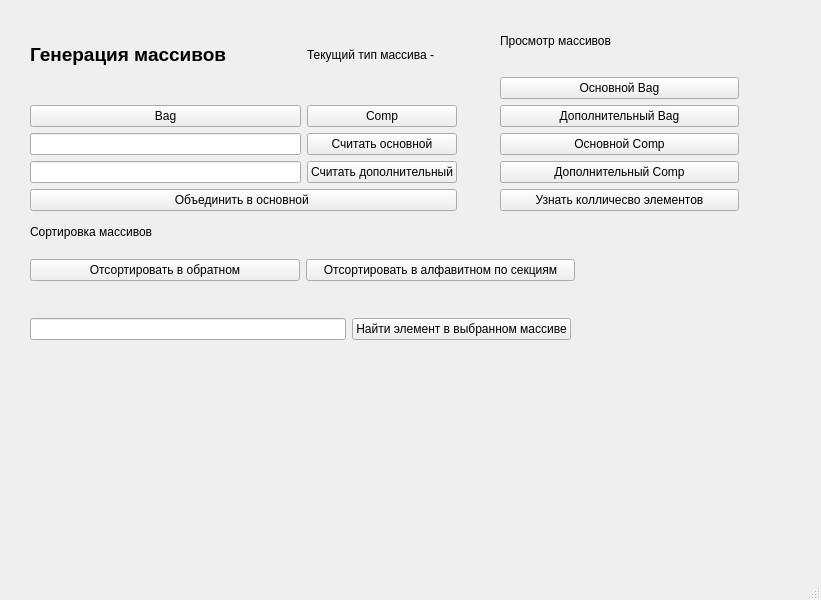
<?xml version="1.0" encoding="UTF-8"?>
<ui version="4.0">
 <class>MainWindow</class>
 <widget class="QMainWindow" name="MainWindow">
  <property name="geometry">
   <rect>
    <x>0</x>
    <y>0</y>
    <width>821</width>
    <height>600</height>
   </rect>
  </property>
  <property name="windowTitle">
   <string>MainWindow</string>
  </property>
  <widget class="QWidget" name="centralwidget">
   <widget class="QWidget" name="gridLayoutWidget">
    <property name="geometry">
     <rect>
      <x>30</x>
      <y>10</y>
      <width>427</width>
      <height>201</height>
     </rect>
    </property>
    <layout class="QGridLayout" name="gridLayout">
     <item row="4" column="0">
      <widget class="QLineEdit" name="lineEdit_2"/>
     </item>
     <item row="2" column="1">
      <widget class="QPushButton" name="pushButton_5">
       <property name="text">
        <string>Comp</string>
       </property>
      </widget>
     </item>
     <item row="3" column="0">
      <widget class="QLineEdit" name="lineEdit">
       <property name="sizePolicy">
        <sizepolicy hsizetype="Preferred" vsizetype="Preferred">
         <horstretch>0</horstretch>
         <verstretch>0</verstretch>
        </sizepolicy>
       </property>
      </widget>
     </item>
     <item row="5" column="0" colspan="2">
      <widget class="QPushButton" name="pushButton_3">
       <property name="text">
        <string>Объединить в основной </string>
       </property>
      </widget>
     </item>
     <item row="3" column="1">
      <widget class="QPushButton" name="pushButton">
       <property name="text">
        <string>Считать основной</string>
       </property>
      </widget>
     </item>
     <item row="2" column="0">
      <widget class="QPushButton" name="pushButton_4">
       <property name="text">
        <string>Bag</string>
       </property>
      </widget>
     </item>
     <item row="4" column="1">
      <widget class="QPushButton" name="pushButton_2">
       <property name="sizePolicy">
        <sizepolicy hsizetype="Preferred" vsizetype="Preferred">
         <horstretch>0</horstretch>
         <verstretch>0</verstretch>
        </sizepolicy>
       </property>
       <property name="text">
        <string>Считать дополнительный</string>
       </property>
      </widget>
     </item>
     <item row="1" column="0">
      <widget class="QLabel" name="label">
       <property name="sizePolicy">
        <sizepolicy hsizetype="Minimum" vsizetype="Minimum">
         <horstretch>0</horstretch>
         <verstretch>0</verstretch>
        </sizepolicy>
       </property>
       <property name="font">
        <font>
         <pointsize>14</pointsize>
         <bold>true</bold>
        </font>
       </property>
       <property name="text">
        <string>Генерация массивов</string>
       </property>
      </widget>
     </item>
     <item row="1" column="1">
      <widget class="QLabel" name="label_2">
       <property name="text">
        <string>Текущий тип массива -</string>
       </property>
      </widget>
     </item>
    </layout>
   </widget>
   <widget class="QWidget" name="verticalLayoutWidget">
    <property name="geometry">
     <rect>
      <x>500</x>
      <y>10</y>
      <width>239</width>
      <height>201</height>
     </rect>
    </property>
    <layout class="QVBoxLayout" name="verticalLayout">
     <item>
      <widget class="QLabel" name="label_3">
       <property name="text">
        <string>Просмотр массивов</string>
       </property>
      </widget>
     </item>
     <item>
      <widget class="QPushButton" name="pushButton_9">
       <property name="text">
        <string>Основной Bag</string>
       </property>
      </widget>
     </item>
     <item>
      <widget class="QPushButton" name="pushButton_8">
       <property name="text">
        <string>Дополнительный Bag</string>
       </property>
      </widget>
     </item>
     <item>
      <widget class="QPushButton" name="pushButton_7">
       <property name="text">
        <string>Основной Comp</string>
       </property>
      </widget>
     </item>
     <item>
      <widget class="QPushButton" name="pushButton_6">
       <property name="text">
        <string>Дополнительный Comp</string>
       </property>
      </widget>
     </item>
     <item>
      <widget class="QPushButton" name="pushButton_13">
       <property name="text">
        <string>Узнать колличесво элементов</string>
       </property>
      </widget>
     </item>
    </layout>
   </widget>
   <widget class="QWidget" name="gridLayoutWidget_2">
    <property name="geometry">
     <rect>
      <x>30</x>
      <y>210</y>
      <width>545</width>
      <height>71</height>
     </rect>
    </property>
    <layout class="QGridLayout" name="gridLayout_2">
     <item row="1" column="0">
      <widget class="QPushButton" name="pushButton_10">
       <property name="text">
        <string>Отсортировать в обратном</string>
       </property>
      </widget>
     </item>
     <item row="1" column="1">
      <widget class="QPushButton" name="pushButton_12">
       <property name="text">
        <string>Отсортировать в алфавитном по секциям</string>
       </property>
      </widget>
     </item>
     <item row="0" column="0" colspan="2">
      <widget class="QLabel" name="label_4">
       <property name="text">
        <string>Сортировка массивов</string>
       </property>
      </widget>
     </item>
    </layout>
   </widget>
   <widget class="QWidget" name="gridLayoutWidget_3">
    <property name="geometry">
     <rect>
      <x>30</x>
      <y>289</y>
      <width>541</width>
      <height>81</height>
     </rect>
    </property>
    <layout class="QGridLayout" name="gridLayout_3">
     <item row="0" column="0">
      <widget class="QLineEdit" name="lineEdit_3"/>
     </item>
     <item row="0" column="1">
      <widget class="QPushButton" name="pushButton_11">
       <property name="text">
        <string>Найти элемент в выбранном массиве</string>
       </property>
      </widget>
     </item>
    </layout>
   </widget>
  </widget>
  <widget class="QMenuBar" name="menubar">
   <property name="geometry">
    <rect>
     <x>0</x>
     <y>0</y>
     <width>821</width>
     <height>24</height>
    </rect>
   </property>
  </widget>
  <widget class="QStatusBar" name="statusbar"/>
 </widget>
 <resources/>
 <connections/>
</ui>
